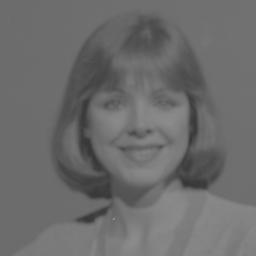
%> input picture Courses' Homeworks/Digital Image Processing/Homework 02/inputs/wom.jpg, 256 x 256 px
$ octave ex01.m   (GNU Octave 9; MATLAB toolbox functions it lacks are replaced by stand-ins)
%> lines starting %> are read from the running program, lines starting %| are printed output that depends on the picture
warning off;
%% Q01 - Part a
img01 = imread('inputs/wom.jpg');
%> img01 is the input picture: size 256x256 uint8; min 54, max 140, mean 107.9
figure(1);
subplot(1,2,1); imshow(img01); title('Q01-Part a; Original Image');
subplot(1,2,2); imhist(img01,256); title('Q01-Part a; Image Histogram');
%> after `title('Q01-Part a; Image Histogram')`:
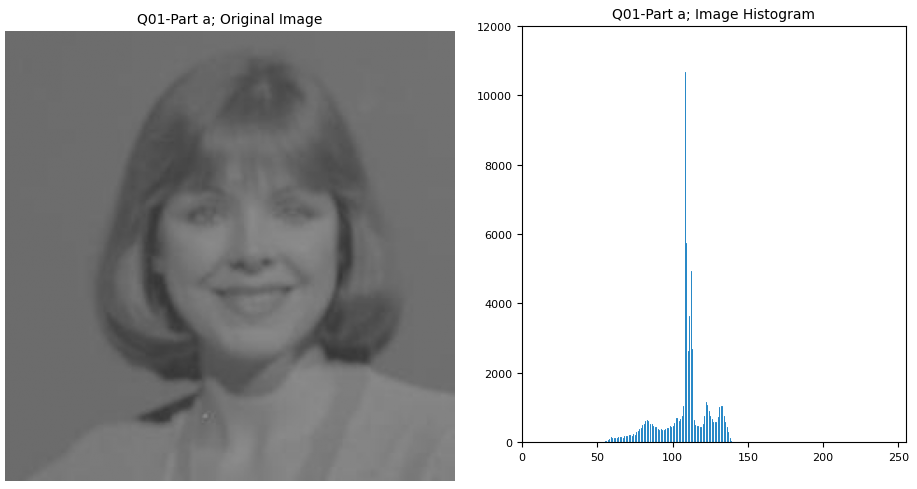
%> figure redrawn from the program's plot data, 2 panels

%% Q01 - Part b
c = double(min(img01(:))); d = double(max(img01(:)));
%> after `c = double(min(img01(:)))`: c = 54
%> after `d = double(max(img01(:)))`: d = 140
b = 255; a = 0;
img01_strch01 = (double(img01) - c) * (b - a) / (d - c) + a;
img01_strch01 = cast(img01_strch01, 'like', img01);
%> img01_strch01: size 256x256 uint8
figure(3);
subplot(1,2,1); imshow(img01_strch01); title('Q01-Part b; Image after stretching contrast');
subplot(1,2,2); imhist(img01_strch01, 256); title('Q01-Part b; Image Histogram Stretched');
%> after `title('Q01-Part b; Image Histogram Stretched')`:
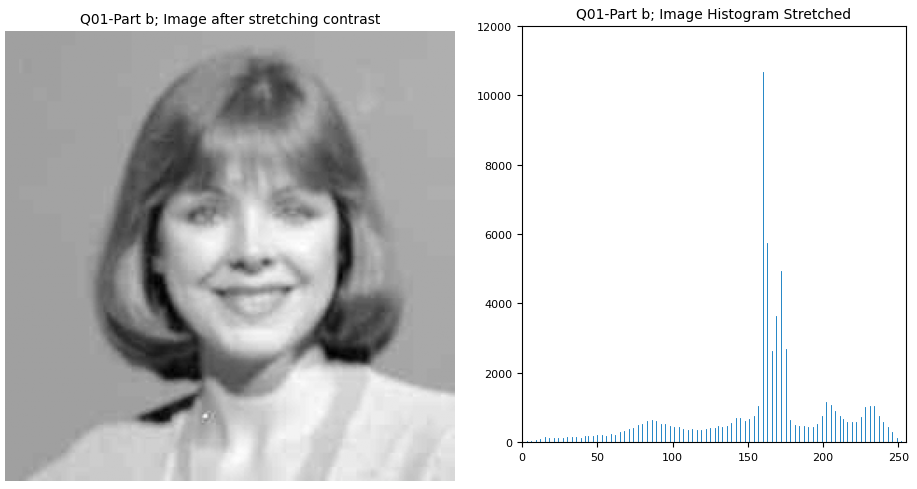
%> figure redrawn from the program's plot data, 2 panels
imwrite(img01_strch01, 'outputs\ex01_partB_wom_stretch.bmp');

%% Q01 - Part c
[img01Hist, ~] = imhist(img01, 256);
%> img01Hist = 256 values, max 10683 at index 109, min 0 at index 1, mean 256
img01EDF = cumsum(img01Hist);
%> img01EDF = 256 values from 0 to 65536
pixlesNo = numel(img01);
%> pixlesNo = 65536
percLow = [.05 .15 .25];
percHigh = [.95 .85 .75];
c = zeros(1,3); d = zeros(1,3);
img01_strch02 = cell(1,3);
for l1 = 1:3
    [~, c(l1)] = min(abs(img01EDF - percLow(l1) * pixlesNo)); c = double(c);
    [~, d(l1)] = min(abs(img01EDF - percHigh(l1) * pixlesNo)); d = double(d);
    imgTmp = (double(img01) - c(l1)) * (b - a) / (d(l1) - c(l1)) + a;
    imgTmp = cast(imgTmp, 'like', img01);
    img01_strch02(l1) = {imgTmp};
end
%> this loop made 3 passes
%> (c, d) on passes 1 to 3: ([77 0 0], [133 0 0]), ([77 91 0], [133 124 0]), ([77 91 105], [133 124 114])
%> pass 1, `imgTmp = cast(imgTmp, 'like', img01);`:
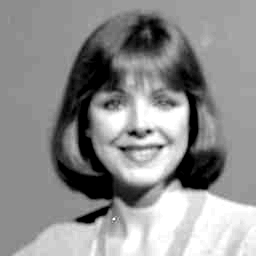
%> imgTmp: size 256x256 uint8; min 0, max 255, mean 142.3
%> after the loop, img01_strch02 = 3 items
figure(5);
subplot(2,3,1); imshow(cell2mat(img01_strch02(1))); title('5th percentile - 95th percentile'); ...
    subplot(2,3,4); imhist(cell2mat(img01_strch02(1)),256);
subplot(2,3,2); imshow(cell2mat(img01_strch02(2))); title('15th percentile - 85th percentile'); ...
    subplot(2,3,5); imhist(cell2mat(img01_strch02(2)),256);
subplot(2,3,3); imshow(cell2mat(img01_strch02(3))); title('25th percentile - 75th percentile'); ...
    subplot(2,3,6); imhist(cell2mat(img01_strch02(3)),256);

%% Q01 - Part d
img01_fac3 = double(img01) * 3;
img01_fac3 = cast(img01_fac3, 'like', img01);
%> img01_fac3: size 256x256 uint8
figure(6);
subplot(1,2,1); imshow(img01_fac3); title('Image intensity values multiplied by factor 3');
subplot(1,2,2); imhist(img01_fac3,256);

%% Q01 - Part e
img02 = imread('inputs\man.jpg');
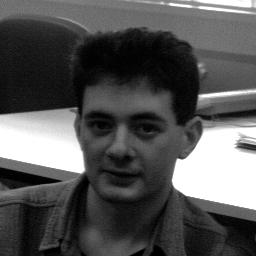
%> input picture Courses' Homeworks/Digital Image Processing/Homework 02/inputs/man.jpg, 256 x 256 px
%> img02 is the input picture: size 256x256 uint8; min 0, max 255, mean 85
figure(7); subplot(1,2,1); imshow(img02); subplot(1,2,2); imhist(img02, 256);
%> after `imhist(img02, 256)`:
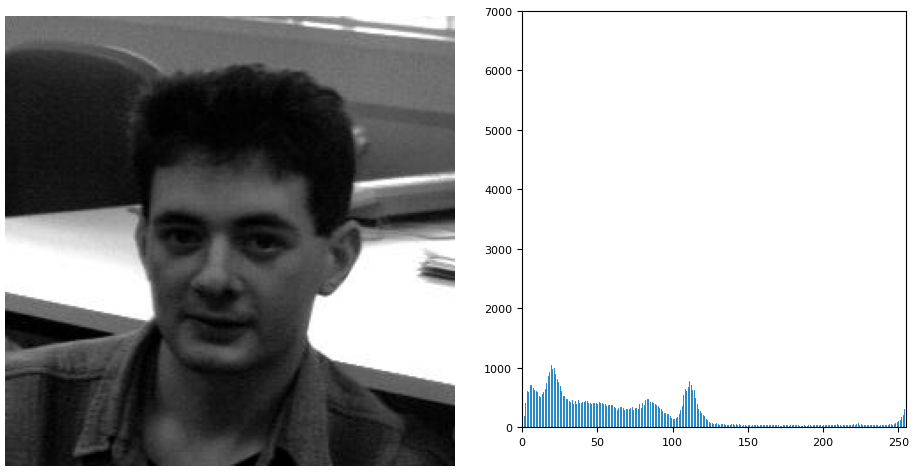
%> figure redrawn from the program's plot data, 2 panels

%% Q01 - Part f
r1 = double(max(img02(:)));
%> r1 = 255
c1 = 255 ./ log(1 + r1);
%> c1 = 45.99
img02_log = c1 .* log(1 + double(img02));
img02_log = im2uint8(mat2gray(img02_log));
%> img02_log: size 256x256 uint8
figure(9);
subplot(1,2,1); imshow(img02_log);
subplot(1,2,2); imhist(img02_log,256);
imwrite(img02_log, 'outputs\ex01_partF_man_log.bmp');

%% Q01 - Part g
img03 = imread('inputs\svs.jpg');
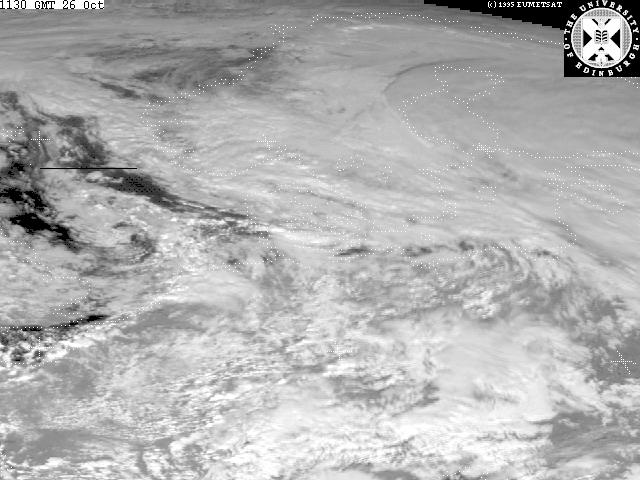
%> input picture Courses' Homeworks/Digital Image Processing/Homework 02/inputs/svs.jpg, 640 x 480 px
%> img03 is the input picture: size 480x640 uint8; min 0, max 255, mean 176.3
r2 = double(max(img03(:)));
%> r2 = 255
c2 = 255 ./ log(1 + r2);
%> c2 = 45.99
img03_log = c2 .* log(1 + double(img03));
img03_log = im2uint8(mat2gray(img03_log));
%> img03_log: size 480x640 uint8
figure(10);
subplot(2,2,1); imshow(img03); subplot(2,2,3); imhist(img03,256);
subplot(2,2,2); imshow(img03_log); subplot(2,2,4); imhist(img03_log,256);
%> after `imhist(img03_log,256)`:
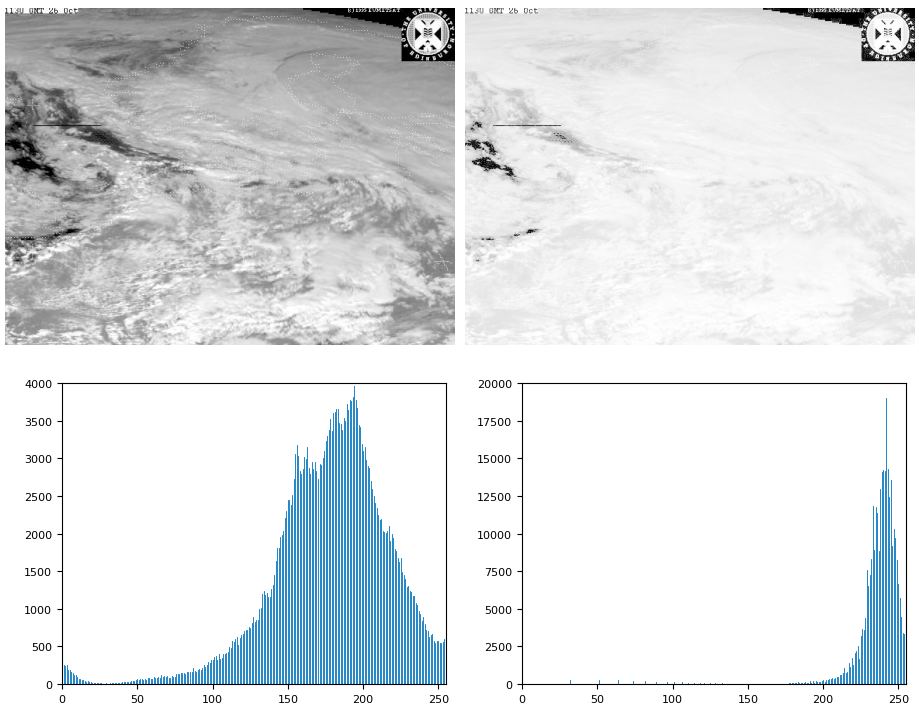
%> figure redrawn from the program's plot data, 4 panels
